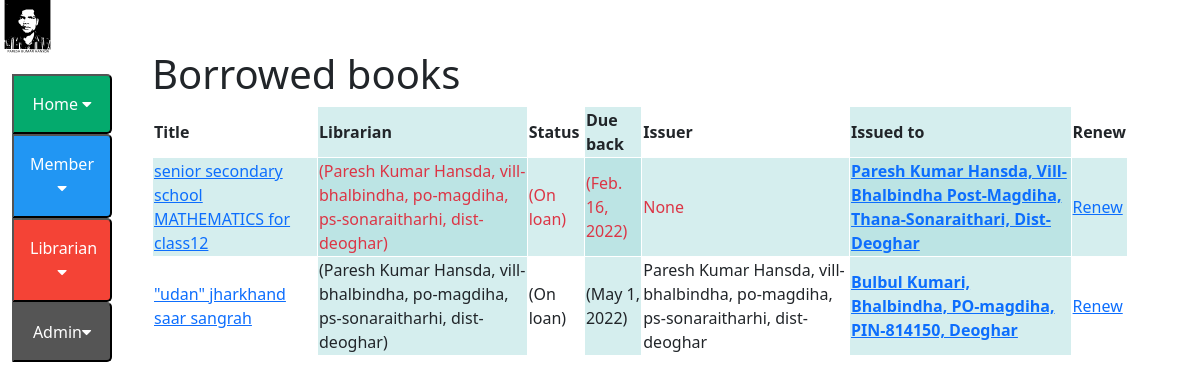
/catalog/loaned/ (signed in), run on an earlier commit of the app's database.
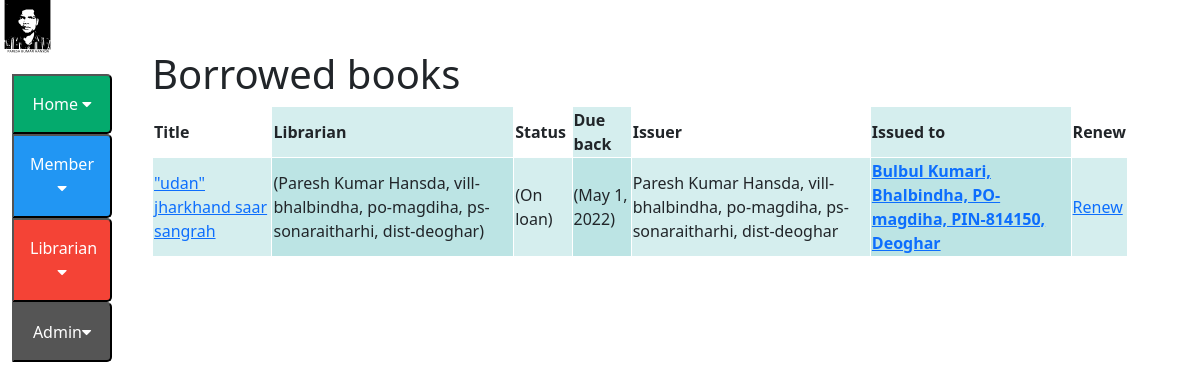
And on a later commit of the database.
### catalog/models.py (models this page shows, shortened)
class BookInstance(models.Model):
    id = models.UUIDField(primary_key=True, default=uuid.uuid4, help_text='Unique ID for this particular book across whole library')
    book = models.ForeignKey('Book', on_delete=models.RESTRICT, null=True)
    imprint = models.CharField(max_length=200)
    due_back = models.DateField(null=True, blank=True)
    LOAN_STATUS = (
        ('m', 'Maintenance'),
        ('o', 'On loan'),
        ('a', 'Available'),
        ('r', 'Reserved'),
    )
    status = models.CharField(
        max_length=1,
        choices=LOAN_STATUS,
        blank=True,
        default='m',
        help_text='Book availability',
    )
    class Meta:
        ordering = ['due_back']
        permissions = (("can_mark_returned", "Set book as returned"),)
    borrower = models.ForeignKey(Borrower, on_delete=models.SET_NULL, null=True, blank=True)
    librarian = models.ForeignKey(Librarian,on_delete=models.PROTECT,editable=False, null=True,blank=False)
    issuer=models.ForeignKey(Librarian,on_delete=models.PROTECT,editable=True,related_name="issue_by",blank=True,null=True)
    @property
    def is_overdue(self):
        if self.due_back and date.today() > self.due_back:
            return True
        return False

class Book(models.Model):
    title = models.CharField(max_length=200)
    author = models.ForeignKey('Author', on_delete=models.SET_NULL, null=True)
    summary = models.TextField(max_length=1000, help_text='Enter a brief description of the book')
    isbn = models.CharField('ISBN', max_length=13, unique=True,
                             help_text='13 Character <a href="https://www.isbn-international.org/content/what-isbn">ISBN number</a>')
    genre = models.ManyToManyField(Genre, help_text='Select a genre for this book')
    language = models.ManyToManyField(Language, help_text='Select a language for this book')
    def display_genre(self):
        """Create a string for the Genre. This is required to display genre in Admin."""
        return ', '.join(genre.name for genre in self.genre.all()[:3])
    display_genre.short_description = 'Genre'
    def display_language(self):
        """Create a string for the Genre. This is required to display genre in Admin."""
        return ', '.join(language.name for language in self.language.all()[:3])
    display_language.short_description = 'Language'

class Librarian(models.Model):
    django_id=models.OneToOneField(User, on_delete=models.RESTRICT, null=True)
    identy=models.CharField(max_length=200)
    contact_no=models.CharField(max_length=100)
    facebook=models.CharField(max_length=200)
    whatsapp=models.CharField(max_length=200)
    name=models.CharField(max_length=200)
    address=models.CharField(max_length=200)
    def __str__(self):
        return f'{self.name}, {self.address}'

class Borrower(models.Model):
    django_id=models.OneToOneField(User, on_delete=models.RESTRICT, null=True, blank=True)
    identy=models.CharField(max_length=200)
    idcard = models.FileField(upload_to=user_directory_path,blank=True)
    contact_no=models.CharField(max_length=100)
    facebook=models.CharField(max_length=200)
    whatsapp=models.CharField(max_length=200)
    name=models.CharField(max_length=200)
    address=models.CharField(max_length=200)
    email_field = models.EmailField(max_length = 254,null=True)
    home_no=models.CharField(max_length=100,null=True)
    image = models.ImageField(blank=True, upload_to='profile_images')
    def get_absolute_url(self):
        return reverse('borrower-detail', args=[str(self.id)])
    def __str__(self):
        return f'{self.name}, {self.address}'

### catalog/views.py (the view)
# urls.py: path('loaned/', views.LoanedBooksListView.as_view(), name='all-borrowed'),
class LoanedBooksListView(UserPassesTestMixin,generic.ListView):
    model = BookInstance
    template_name ='catalog/bookinstance_list_borrowed_user.html'
    def get_queryset(self):
        return BookInstance.objects.filter(status__exact='o')
    def test_func(self):
        return self.request.user.is_superuser

### catalog/templates/catalog/bookinstance_list_borrowed_user.html
{% extends "base_generic.html" %}
{% block content %}
    <h1>Borrowed books</h1>
    {% if bookinstance_list %}
  <table>
<tr>
<th><strong>Title</strong></th>
<th><strong>Librarian</strong></th>
<th><strong>Status</strong></th>
<th><stong>Due back</strong></th>
 <th><strong>Issuer</strong></th>
 <th><strong>Issued to</strong></th>
 <th><strong>Renew</strong></td>
</tr>
      {% for bookinst in bookinstance_list %}
    <tr class="{% if bookinst.is_overdue %}text-danger{% endif %}">
       <td> <a href="{% url 'book-detail' bookinst.book.pk %}">{{bookinst.book.title}}</a></td>
       <td>({{ bookinst.librarian }})</td>
       <td>({{ bookinst.get_status_display }})</td>
      <td>({{ bookinst.due_back }})</td>
      <td>{{bookinst.issuer}}</td>
       <td><a href="{{bookinst.borrower.get_absolute_url}}"><strong>{{bookinst.borrower}}</strong></a></td>
       <td> <a href="{% url "renew-book-librarian" bookinst.id %}">Renew</a></td>
</tr>
  {% endfor %}
</table>
    {% else %}
      <p>There are no books borrowed.</p>
    {% endif %}
{% endblock %}

What changed in the data, as far as the page shows it:
no longer on this page (row edited): BookInstance: book "senior secondary school MATHEMATICS for class12", librarian "Paresh Kumar Hansda, vill-bhalbindha, po-magdiha, ps-sonaraitharhi, dist-deoghar", status "On loan", due_back "Feb. 16, 2022", issuer "None", borrower "Paresh Kumar Hansda, Vill-Bhalbindha Post-Magdiha, Thana-Sonaraithari, Dist-Deoghar"
